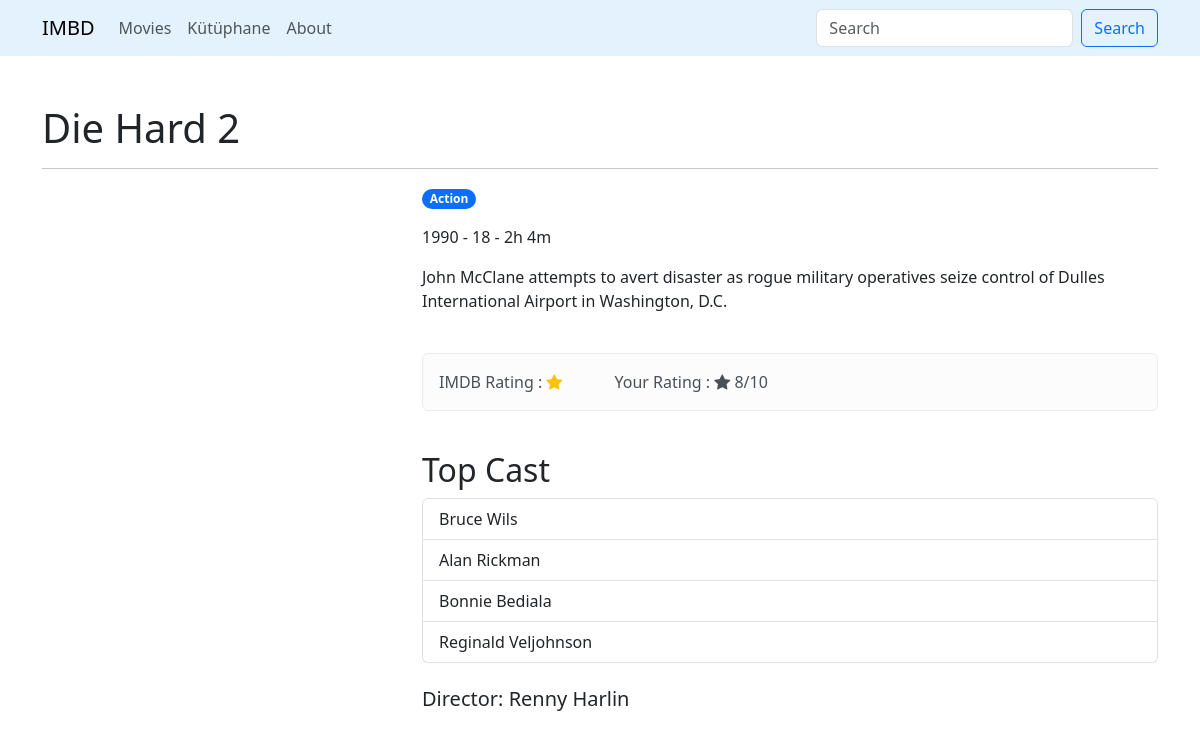
/movies/2, run on the app's committed database.
### movies/models.py (models this page shows, shortened)
class Film(models.Model):
    title = models.CharField(max_length=250)
    released = models.DateField(auto_now=False, auto_now_add=False)
    certificate = models.CharField(max_length=3, choices=cert)
    duration = models.DurationField()
    genre = models.CharField(max_length=100)
    director = models.CharField(max_length=250)
    star1 = models.CharField(max_length=250)
    star2 = models.CharField(max_length=250)
    star3 = models.CharField(max_length=250)
    star4 = models.CharField(max_length=250)
    overview = models.TextField(max_length=1000)
    poster = models.URLField(max_length=100)

### movies/views.py (the view)
# urls.py: path("movies/<int:id>", views.moviedetails, name="details"),
def moviedetails(request, id):
    movie = get_object_or_404(Film, id=id)
    total_second = int(movie.duration.total_seconds())
    hours = total_second//3600
    minutes = (total_second % 3600) // 60
    duration = f"{hours}h {minutes}m"
    genres = movie.genre.split(",")
    context = { "movie" :movie,"dura":duration,"genres":genres}
    return render(request,"details.html",context)

### movies/templates/details.html (shortened to what this page needs)
{% load static %}
<!DOCTYPE html>
<html lang="en">
<head>
    <link href="https://cdn.jsdelivr.net/npm/bootstrap@5.3.3/dist/css/bootstrap.min.css"
    rel="stylesheet"
>
    <link rel="stylesheet"
    href="https://cdn.jsdelivr.net/npm/bootstrap-icons@1.11.3/font/bootstrap-icons.min.css">
</head>
<body>
    {% include 'partials/_navbar.html' %}
  <div class="container mt-5">
  <h1> {{movie.title}} </h1>
  <hr>
      <div class="row">
        <div class="col-4">
        </div>
        <div class="col-8">
          <p>
            {% for genre in genres %}
              <span class="badge rounded-pill text-bg-primary"> {{genre}} </span>
            {% endfor %}
          </p>
          <p>{{movie.released |date:"Y" }} - {{movie.certificate}} - {{dura}} </p>
            <p>{{movie.overview}}</p>
            <br>
            <div class="alert alert-light" role="alert">
              IMDB Rating : <i class="bi bi-star-fill text-warning"></i>
              Your Rating : <i class="bi bi-star-fill  "></i> 8/10
            </div>
           <br>
            <h2>Top Cast</h2>
              <ul class="list-group">
                <li class="list-group-item"> {{movie.star1}} </li>
                <li class="list-group-item">{{movie.star2}}</li>
                <li class="list-group-item">{{movie.star3}}</li>
                <li class="list-group-item">{{movie.star4}}</li>
              </ul>
              <br>
              <h5>Director: {{movie.director}} </h5>
        </div>
      </div>
  </div>
</body>
</html>

### data on the page
Film: title "Die Hard 2", genres "Action", released "1990", certificate "18", overview "John McClane attempts to avert disaster as rogue military operatives seize control of Dulles International Airport in Washington, D.C.", star1 "Bruce Wils", star2 "Alan Rickman", star3 "Bonnie Bediala", star4 "Reginald Veljohnson", director "Renny Harlin"

### other printed values
{{ dura }} "2h 4m"
